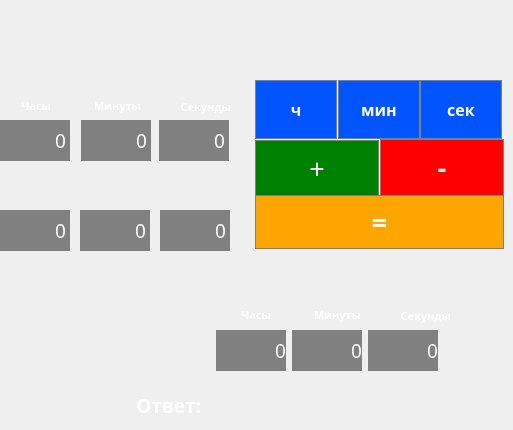
  <widget class="QWidget" name="centralwidget">
   <widget class="QLabel" name="show_result">
    <property name="geometry">
     <rect>
      <x>90</x>
      <y>390</y>
      <width>111</width>
      <height>31</height>
     </rect>
    </property>
    <property name="font">
     <font>
      <family>Arial Black</family>
      <pointsize>14</pointsize>
      <weight>75</weight>
      <italic>false</italic>
      <bold>true</bold>
      <underline>false</underline>
      <strikeout>false</strikeout>
     </font>
    </property>
    <property name="cursor">
     <cursorShape>CrossCursor</cursorShape>
    </property>
    <property name="layoutDirection">
     <enum>Qt::LeftToRight</enum>
    </property>
    <property name="autoFillBackground">
     <bool>false</bool>
    </property>
    <property name="styleSheet">
     <string notr="true">QLabel{
	background-color: #00000000;
	color:  white;
}</string>
    </property>
    <property name="text">
     <string>Ответ:</string>
    </property>
    <property name="alignment">
     <set>Qt::AlignRight|Qt::AlignTrailing|Qt::AlignVCenter</set>
    </property>
   </widget>
   <widget class="QLabel" name="sign_label">
    <property name="geometry">
     <rect>
      <x>100</x>
      <y>170</y>
      <width>31</width>
      <height>31</height>
     </rect>
    </property>
    <property name="font">
     <font>
      <pointsize>20</pointsize>
     </font>
    </property>
    <property name="styleSheet">
     <string notr="true">QLabel{
background-color: #00000000;
	color: rgb(255, 255, 255);
}</string>
    </property>
    <property name="text">
     <string/>
    </property>
    <property name="alignment">
     <set>Qt::AlignCenter</set>
    </property>
   </widget>
   <widget class="QLabel" name="result_sign">
    <property name="geometry">
     <rect>
      <x>210</x>
      <y>380</y>
      <width>81</width>
      <height>41</height>
     </rect>
    </property>
    <property name="font">
     <font>
      <family>Arial Black</family>
      <pointsize>14</pointsize>
      <weight>75</weight>
      <bold>true</bold>
     </font>
    </property>
    <property name="cursor">
     <cursorShape>CrossCursor</cursorShape>
    </property>
    <property name="layoutDirection">
     <enum>Qt::LeftToRight</enum>
    </property>
    <property name="styleSheet">
     <string notr="true">QLabel{
	background-color: #00000000;
	color: white;
}</string>
    </property>
    <property name="text">
     <string/>
    </property>
    <property name="alignment">
     <set>Qt::AlignLeading|Qt::AlignLeft|Qt::AlignVCenter</set>
    </property>
   </widget>
   <widget class="QPushButton" name="pushButton_red_h">
    <property name="geometry">
     <rect>
      <x>255</x>
      <y>80</y>
      <width>82</width>
      <height>59</height>
     </rect>
    </property>
    <property name="sizePolicy">
     <sizepolicy hsizetype="Minimum" vsizetype="Expanding">
      <horstretch>0</horstretch>
      <verstretch>0</verstretch>
     </sizepolicy>
    </property>
    <property name="maximumSize">
     <size>
      <width>100</width>
      <height>100</height>
     </size>
    </property>
    <property name="font">
     <font>
      <family>Arial Black</family>
      <pointsize>12</pointsize>
      <weight>75</weight>
      <bold>true</bold>
     </font>
    </property>
    <property name="cursor">
     <cursorShape>PointingHandCursor</cursorShape>
    </property>
    <property name="styleSheet">
     <string notr="true">QPushButton {
	background-color: rgb(0, 85, 255);
   border: 1px solid gray;
color:white;

}
QPushButton:pressed {
    background-color: qlineargradient(x1: 0, y1: 0, x2: 0, y2: 1,
                                      stop: 0 #dadbde, stop: 1 #f6f7fa);
}</string>
    </property>
    <property name="text">
     <string>ч</string>
    </property>
    <property name="default">
     <bool>false</bool>
    </property>
    <property name="flat">
     <bool>false</bool>
    </property>
   </widget>
   <widget class="QPushButton" name="pushButton_red_m">
    <property name="geometry">
     <rect>
      <x>338</x>
      <y>80</y>
      <width>82</width>
      <height>59</height>
     </rect>
    </property>
    <property name="sizePolicy">
     <sizepolicy hsizetype="Minimum" vsizetype="Expanding">
      <horstretch>0</horstretch>
      <verstretch>0</verstretch>
     </sizepolicy>
    </property>
    <property name="maximumSize">
     <size>
      <width>100</width>
      <height>100</height>
     </size>
    </property>
    <property name="font">
     <font>
      <family>Arial Black</family>
      <pointsize>12</pointsize>
      <weight>75</weight>
      <bold>true</bold>
     </font>
    </property>
    <property name="cursor">
     <cursorShape>PointingHandCursor</cursorShape>
    </property>
    <property name="styleSheet">
     <string notr="true">QPushButton {
	background-color: rgb(0, 85, 255);
   border: 1px solid gray;
color:white;

}
QPushButton:pressed {
    background-color: qlineargradient(x1: 0, y1: 0, x2: 0, y2: 1,
                                      stop: 0 #dadbde, stop: 1 #f6f7fa);
}</string>
    </property>
    <property name="text">
     <string>мин</string>
    </property>
    <property name="default">
     <bool>false</bool>
    </property>
    <property name="flat">
     <bool>false</bool>
    </property>
   </widget>
   <widget class="QPushButton" name="pushButton_red_s">
    <property name="geometry">
     <rect>
      <x>420</x>
      <y>80</y>
      <width>82</width>
      <height>59</height>
     </rect>
    </property>
    <property name="sizePolicy">
     <sizepolicy hsizetype="Minimum" vsizetype="Expanding">
      <horstretch>0</horstretch>
      <verstretch>0</verstretch>
     </sizepolicy>
    </property>
    <property name="maximumSize">
     <size>
      <width>100</width>
      <height>100</height>
     </size>
    </property>
    <property name="font">
     <font>
      <family>Arial Black</family>
      <pointsize>12</pointsize>
      <weight>75</weight>
      <bold>true</bold>
     </font>
    </property>
    <property name="cursor">
     <cursorShape>PointingHandCursor</cursorShape>
    </property>
    <property name="styleSheet">
     <string notr="true">QPushButton {
	background-color: rgb(0, 85, 255);
   border: 1px solid gray;
color:white;

}
QPushButton:pressed {
    background-color: qlineargradient(x1: 0, y1: 0, x2: 0, y2: 1,
                                      stop: 0 #dadbde, stop: 1 #f6f7fa);
}</string>
    </property>
    <property name="text">
     <string>сек</string>
    </property>
    <property name="default">
     <bool>false</bool>
    </property>
    <property name="flat">
     <bool>false</bool>
    </property>
   </widget>
   <widget class="QPushButton" name="pushButton_minus">
    <property name="geometry">
     <rect>
      <x>380</x>
      <y>139</y>
      <width>124</width>
      <height>57</height>
     </rect>
    </property>
    <property name="sizePolicy">
     <sizepolicy hsizetype="Minimum" vsizetype="Expanding">
      <horstretch>0</horstretch>
      <verstretch>0</verstretch>
     </sizepolicy>
    </property>
    <property name="font">
     <font>
      <family>Bell MT</family>
      <pointsize>20</pointsize>
      <weight>75</weight>
      <bold>true</bold>
     </font>
    </property>
    <property name="cursor">
     <cursorShape>PointingHandCursor</cursorShape>
    </property>
    <property name="styleSheet">
     <string notr="true">QPushButton {
   border: 1px solid gray;
color:white;
background-color:red;
}
QPushButton:pressed {
    background-color: qlineargradient(x1: 0, y1: 0, x2: 0, y2: 1,
                                      stop: 0 #dadbde, stop: 1 #f6f7fa);
}</string>
    </property>
    <property name="text">
     <string>-</string>
    </property>
   </widget>
   <widget class="QPushButton" name="pushButton_plus">
    <property name="geometry">
     <rect>
      <x>255</x>
      <y>140</y>
      <width>124</width>
      <height>57</height>
     </rect>
    </property>
    <property name="sizePolicy">
     <sizepolicy hsizetype="Minimum" vsizetype="Expanding">
      <horstretch>0</horstretch>
      <verstretch>0</verstretch>
     </sizepolicy>
    </property>
    <property name="font">
     <font>
      <family>Bell MT</family>
      <pointsize>20</pointsize>
      <weight>50</weight>
      <bold>false</bold>
     </font>
    </property>
    <property name="cursor">
     <cursorShape>PointingHandCursor</cursorShape>
    </property>
    <property name="styleSheet">
     <string notr="true">QPushButton {
   border: 1px solid gray;
color:white;
background-color:green;
}
QPushButton:pressed {
    background-color: qlineargradient(x1: 0, y1: 0, x2: 0, y2: 1,
                                      stop: 0 #dadbde, stop: 1 #f6f7fa);
}</string>
    </property>
    <property name="text">
     <string>+</string>
    </property>
   </widget>
   <widget class="QPushButton" name="pushButton_equal">
    <property name="geometry">
     <rect>
      <x>255</x>
      <y>195</y>
      <width>249</width>
      <height>54</height>
     </rect>
    </property>
    <property name="sizePolicy">
     <sizepolicy hsizetype="Minimum" vsizetype="Expanding">
      <horstretch>0</horstretch>
      <verstretch>0</verstretch>
     </sizepolicy>
    </property>
    <property name="font">
     <font>
      <family>Bell MT</family>
      <pointsize>20</pointsize>
      <weight>75</weight>
      <bold>true</bold>
     </font>
    </property>
    <property name="cursor">
     <cursorShape>PointingHandCursor</cursorShape>
    </property>
    <property name="mouseTracking">
     <bool>false</bool>
    </property>
    <property name="styleSheet">
     <string notr="true">QPushButton {
   border: 1px solid gray;
color:white;
background-color:orange;
}
QPushButton:pressed {
    background-color: qlineargradient(x1: 0, y1: 0, x2: 0, y2: 1,
                                      stop: 0 #dadbde, stop: 1 #f6f7fa);
}</string>
    </property>
    <property name="text">
     <string>=</string>
    </property>
    <property name="autoDefault">
     <bool>false</bool>
    </property>
    <property name="default">
     <bool>false</bool>
    </property>
    <property name="flat">
     <bool>false</bool>
    </property>
   </widget>
   <widget class="QLabel" name="out_hour">
    <property name="geometry">
     <rect>
      <x>216</x>
      <y>330</y>
      <width>70</width>
      <height>41</height>
     </rect>
    </property>
    <property name="font">
     <font>
      <family>MV Boli</family>
      <pointsize>14</pointsize>
     </font>
    </property>
    <property name="styleSheet">
     <string notr="true">background-color: grey;
color: white;</string>
    </property>
    <property name="text">
     <string>0</string>
    </property>
    <property name="alignment">
     <set>Qt::AlignRight|Qt::AlignTrailing|Qt::AlignVCenter</set>
    </property>
   </widget>
   <widget class="QLabel" name="out_min">
    <property name="geometry">
     <rect>
      <x>292</x>
      <y>330</y>
      <width>70</width>
      <height>41</height>
     </rect>
    </property>
    <property name="font">
     <font>
      <family>MV Boli</family>
      <pointsize>14</pointsize>
     </font>
    </property>
    <property name="styleSheet">
     <string notr="true">background-color: grey;
color: white;</string>
    </property>
    <property name="text">
     <string>0</string>
    </property>
    <property name="alignment">
     <set>Qt::AlignRight|Qt::AlignTrailing|Qt::AlignVCenter</set>
    </property>
   </widget>
   <widget class="QLabel" name="out_sec">
    <property name="geometry">
     <rect>
      <x>368</x>
      <y>330</y>
      <width>70</width>
      <height>41</height>
     </rect>
    </property>
    <property name="font">
     <font>
      <family>MV Boli</family>
      <pointsize>14</pointsize>
     </font>
    </property>
    <property name="styleSheet">
     <string notr="true">background-color: grey;
color: white;</string>
    </property>
    <property name="text">
     <string>0</string>
    </property>
    <property name="alignment">
     <set>Qt::AlignRight|Qt::AlignTrailing|Qt::AlignVCenter</set>
    </property>
   </widget>
   <widget class="QSpinBox" name="spinBox_min">
    <property name="geometry">
     <rect>
      <x>80</x>
      <y>210</y>
      <width>70</width>
      <height>41</height>
     </rect>
    </property>
    <property name="sizePolicy">
     <sizepolicy hsizetype="Minimum" vsizetype="Preferred">
      <horstretch>0</horstretch>
      <verstretch>0</verstretch>
     </sizepolicy>
    </property>
    <property name="font">
     <font>
      <family>MV Boli</family>
      <pointsize>14</pointsize>
     </font>
    </property>
    <property name="styleSheet">
     <string notr="true">QSpinBox{
	background-color: grey;
	color: white;
}</string>
    </property>
    <property name="frame">
     <bool>false</bool>
    </property>
    <property name="alignment">
     <set>Qt::AlignRight|Qt::AlignTrailing|Qt::AlignVCenter</set>
    </property>
    <property name="buttonSymbols">
     <enum>QAbstractSpinBox::NoButtons</enum>
    </property>
    <property name="maximum">
     <number>59</number>
    </property>
   </widget>
   <widget class="QSpinBox" name="spinBox_hour">
    <property name="geometry">
     <rect>
      <x>0</x>
      <y>210</y>
      <width>70</width>
      <height>41</height>
     </rect>
    </property>
    <property name="sizePolicy">
     <sizepolicy hsizetype="Minimum" vsizetype="Preferred">
      <horstretch>0</horstretch>
      <verstretch>0</verstretch>
     </sizepolicy>
    </property>
    <property name="font">
     <font>
      <family>MV Boli</family>
      <pointsize>14</pointsize>
     </font>
    </property>
    <property name="styleSheet">
     <string notr="true">QSpinBox{
	background-color: grey;
	color: white;
}</string>
    </property>
    <property name="wrapping">
     <bool>false</bool>
    </property>
    <property name="frame">
     <bool>false</bool>
    </property>
    <property name="alignment">
     <set>Qt::AlignRight|Qt::AlignTrailing|Qt::AlignVCenter</set>
    </property>
    <property name="buttonSymbols">
     <enum>QAbstractSpinBox::NoButtons</enum>
    </property>
    <property name="accelerated">
     <bool>false</bool>
    </property>
    <property name="keyboardTracking">
     <bool>true</bool>
    </property>
    <property name="showGroupSeparator" stdset="0">
     <bool>false</bool>
    </property>
    <property name="maximum">
     <number>23</number>
    </property>
   </widget>
   <widget class="QSpinBox" name="spinBox_sec">
    <property name="geometry">
     <rect>
      <x>160</x>
      <y>210</y>
      <width>70</width>
      <height>41</height>
     </rect>
    </property>
    <property name="sizePolicy">
     <sizepolicy hsizetype="Minimum" vsizetype="Preferred">
      <horstretch>0</horstretch>
      <verstretch>0</verstretch>
     </sizepolicy>
    </property>
    <property name="font">
     <font>
      <family>MV Boli</family>
      <pointsize>14</pointsize>
     </font>
    </property>
    <property name="styleSheet">
     <string notr="true">QSpinBox{
	background-color: grey;
	color: white;
}</string>
    </property>
    <property name="frame">
     <bool>false</bool>
    </property>
    <property name="alignment">
     <set>Qt::AlignRight|Qt::AlignTrailing|Qt::AlignVCenter</set>
    </property>
    <property name="buttonSymbols">
     <enum>QAbstractSpinBox::NoButtons</enum>
    </property>
    <property name="maximum">
     <number>59</number>
    </property>
   </widget>
   <widget class="QSpinBox" name="spinBox_min_2">
    <property name="geometry">
     <rect>
      <x>81</x>
      <y>120</y>
      <width>70</width>
      <height>41</height>
     </rect>
    </property>
    <property name="sizePolicy">
     <sizepolicy hsizetype="Minimum" vsizetype="Preferred">
      <horstretch>0</horstretch>
      <verstretch>0</verstretch>
     </sizepolicy>
    </property>
    <property name="font">
     <font>
      <family>MV Boli</family>
      <pointsize>14</pointsize>
     </font>
    </property>
    <property name="cursor">
     <cursorShape>PointingHandCursor</cursorShape>
    </property>
    <property name="styleSheet">
     <string notr="true">QSpinBox{
	background-color: grey;
	color: white;
}</string>
    </property>
    <property name="frame">
     <bool>false</bool>
    </property>
    <property name="alignment">
     <set>Qt::AlignRight|Qt::AlignTrailing|Qt::AlignVCenter</set>
    </property>
    <property name="buttonSymbols">
     <enum>QAbstractSpinBox::NoButtons</enum>
    </property>
    <property name="maximum">
     <number>59</number>
    </property>
   </widget>
   <widget class="QSpinBox" name="spinBox_hour_2">
    <property name="geometry">
     <rect>
      <x>0</x>
      <y>120</y>
      <width>70</width>
      <height>41</height>
     </rect>
    </property>
    <property name="sizePolicy">
     <sizepolicy hsizetype="Minimum" vsizetype="Preferred">
      <horstretch>0</horstretch>
      <verstretch>0</verstretch>
     </sizepolicy>
    </property>
    <property name="font">
     <font>
      <family>MV Boli</family>
      <pointsize>14</pointsize>
     </font>
    </property>
    <property name="cursor">
     <cursorShape>PointingHandCursor</cursorShape>
    </property>
    <property name="styleSheet">
     <string notr="true">QSpinBox{
	background-color: grey;
	color: white;
}</string>
    </property>
    <property name="wrapping">
     <bool>false</bool>
    </property>
    <property name="frame">
     <bool>false</bool>
    </property>
    <property name="alignment">
     <set>Qt::AlignRight|Qt::AlignTrailing|Qt::AlignVCenter</set>
    </property>
    <property name="buttonSymbols">
     <enum>QAbstractSpinBox::NoButtons</enum>
    </property>
    <property name="accelerated">
     <bool>false</bool>
    </property>
    <property name="keyboardTracking">
     <bool>true</bool>
    </property>
    <property name="showGroupSeparator" stdset="0">
     <bool>false</bool>
    </property>
    <property name="maximum">
     <number>23</number>
    </property>
   </widget>
   <widget class="QSpinBox" name="spinBox_sec_2">
    <property name="geometry">
     <rect>
      <x>159</x>
      <y>120</y>
      <width>70</width>
      <height>41</height>
     </rect>
    </property>
    <property name="sizePolicy">
     <sizepolicy hsizetype="Minimum" vsizetype="Preferred">
      <horstretch>0</horstretch>
      <verstretch>0</verstretch>
     </sizepolicy>
    </property>
    <property name="font">
     <font>
      <family>MV Boli</family>
      <pointsize>14</pointsize>
     </font>
    </property>
    <property name="cursor">
     <cursorShape>PointingHandCursor</cursorShape>
    </property>
    <property name="styleSheet">
     <string notr="true">QSpinBox{
	background-color: grey;
	color: white;
}</string>
    </property>
    <property name="frame">
     <bool>false</bool>
    </property>
    <property name="alignment">
     <set>Qt::AlignRight|Qt::AlignTrailing|Qt::AlignVCenter</set>
    </property>
    <property name="buttonSymbols">
     <enum>QAbstractSpinBox::NoButtons</enum>
    </property>
    <property name="maximum">
     <number>59</number>
    </property>
   </widget>
   <widget class="QLabel" name="label_8">
    <property name="geometry">
     <rect>
      <x>80</x>
      <y>85</y>
      <width>61</width>
      <height>41</height>
     </rect>
    </property>
    <property name="font">
     <font>
      <family>Arial Black</family>
      <pointsize>8</pointsize>
      <weight>75</weight>
      <bold>true</bold>
     </font>
    </property>
    <property name="styleSheet">
     <string notr="true">QLabel
{
background-color: #00000000;
	color: white;
}
</string>
    </property>
    <property name="text">
     <string>Минуты</string>
    </property>
    <property name="alignment">
     <set>Qt::AlignRight|Qt::AlignTrailing|Qt::AlignVCenter</set>
    </property>
   </widget>
   <widget class="QLabel" name="label_7">
    <property name="geometry">
     <rect>
      <x>160</x>
      <y>91</y>
      <width>71</width>
      <height>31</height>
     </rect>
    </property>
    <property name="font">
     <font>
      <family>Arial Black</family>
      <pointsize>8</pointsize>
      <weight>75</weight>
      <bold>true</bold>
     </font>
    </property>
    <property name="styleSheet">
     <string notr="true">QLabel
{
	color: white;
background-color: #00000000;
}
</string>
    </property>
    <property name="text">
     <string>Секунды</string>
    </property>
    <property name="alignment">
     <set>Qt::AlignRight|Qt::AlignTrailing|Qt::AlignVCenter</set>
    </property>
   </widget>
   <widget class="QLabel" name="label_9">
    <property name="geometry">
     <rect>
      <x>0</x>
      <y>90</y>
      <width>51</width>
      <height>31</height>
     </rect>
    </property>
    <property name="font">
     <font>
      <family>Arial Black</family>
      <pointsize>8</pointsize>
      <weight>75</weight>
      <bold>true</bold>
     </font>
    </property>
    <property name="styleSheet">
     <string notr="true">QLabel
{
background-color: #00000000;
	color: white;
}
</string>
    </property>
    <property name="text">
     <string>Часы</string>
    </property>
    <property name="alignment">
     <set>Qt::AlignRight|Qt::AlignTrailing|Qt::AlignVCenter</set>
    </property>
   </widget>
   <widget class="QLabel" name="label_10">
    <property name="geometry">
     <rect>
      <x>380</x>
      <y>300</y>
      <width>71</width>
      <height>31</height>
     </rect>
    </property>
    <property name="font">
     <font>
      <family>Arial Black</family>
      <pointsize>8</pointsize>
      <weight>75</weight>
      <bold>true</bold>
     </font>
    </property>
    <property name="styleSheet">
     <string notr="true">QLabel
{
	color: white;
background-color: #00000000;
}
</string>
    </property>
    <property name="text">
     <string>Секунды</string>
    </property>
    <property name="alignment">
     <set>Qt::AlignRight|Qt::AlignTrailing|Qt::AlignVCenter</set>
    </property>
   </widget>
   <widget class="QLabel" name="label_11">
    <property name="geometry">
     <rect>
      <x>300</x>
      <y>294</y>
      <width>61</width>
      <height>41</height>
     </rect>
    </property>
    <property name="font">
     <font>
      <family>Arial Black</family>
      <pointsize>8</pointsize>
      <weight>75</weight>
      <bold>true</bold>
     </font>
    </property>
    <property name="styleSheet">
     <string notr="true">QLabel
{
background-color: #00000000;
	color: white;
}
</string>
    </property>
    <property name="text">
     <string>Минуты</string>
    </property>
    <property name="alignment">
     <set>Qt::AlignRight|Qt::AlignTrailing|Qt::AlignVCenter</set>
    </property>
   </widget>
   <widget class="QLabel" name="label_12">
    <property name="geometry">
     <rect>
      <x>220</x>
      <y>299</y>
      <width>51</width>
      <height>31</height>
     </rect>
    </property>
    <property name="font">
     <font>
      <family>Arial Black</family>
      <pointsize>8</pointsize>
      <weight>75</weight>
      <bold>true</bold>
     </font>
    </property>
    <property name="styleSheet">
     <string notr="true">QLabel
{
background-color: #00000000;
	color: white;
}
</string>
    </property>
    <property name="text">
     <string>Часы</string>
    </property>
    <property name="alignment">
     <set>Qt::AlignRight|Qt::AlignTrailing|Qt::AlignVCenter</set>
    </property>
   </widget>
  </widget>
